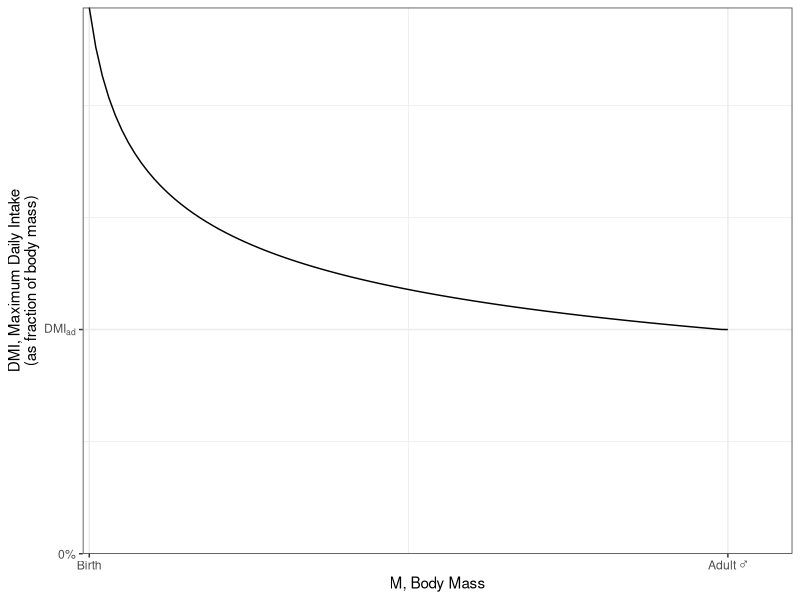

This chart was generated by the following R code:
#!/bin/Rscript

# SPDX-FileCopyrightText: 2021 W. Traylor <wolfgang.traylor@senckenberg.de>
#
# SPDX-License-Identifier: MIT

library(ggplot2)

#' Increase fractional dry matter intake for young animals.
#'
#' @param digestive_limit_fraction Maximum dry matter intake for adults as
#'        fraction of body mass.
#' @param current_bodymass Current body mass [kg/ind].
#' @param adult_bodymass Body mass of a mature animal [kg/ind].
scale_intake_fraction_for_juveniles <- function(digestive_limit_fraction,
                                                current_bodymass,
                                                adult_bodymass)
{
  stopifnot(current_bodymass <= adult_bodymass)
  stopifnot(current_bodymass > 0)
  stopifnot(adult_bodymass > 0)
  stopifnot(digestive_limit_fraction >= 0)
  stopifnot(digestive_limit_fraction < 1)

  # The exponent is Kleiber’s ¾ exponent minus 1 because the digestive limit is
  # a *fraction* of body mass. So M^{0.75} / M = M^{-0.25}.
  return(digestive_limit_fraction
         * adult_bodymass^(0.25)
         * current_bodymass^(-0.25))
}


# Digestive limit for adult
diglimit_ad <- .026

bodymass_ad    <- 810
bodymass_birth <- 23

diglimit.tbl <- data.frame(bodymass = c(seq(bodymass_birth,
                                            bodymass_ad,
                                            bodymass_ad / 100), bodymass_ad))

diglimit.tbl$diglimit <- mapply(scale_intake_fraction_for_juveniles,
                                diglimit_ad,
                                diglimit.tbl$bodymass,
                                bodymass_ad)
diglimit.tbl$index <- seq.int(nrow(diglimit.tbl))

svg("scale_diglimit.svg", height = 4, width = 6)
ggplot(diglimit.tbl,
       aes(index, diglimit)) +
geom_line() +
expand_limits(x = c(0, max(diglimit.tbl$index) * 1.1), y = 0) +
theme(axis.ticks = element_blank()) +
scale_x_continuous(name   = "M, Body Mass",
                   # Get indices of first occurrences of birth/adult body mass.
                   breaks = c(match(bodymass_birth, diglimit.tbl$bodymass),
                              match(bodymass_ad, diglimit.tbl$bodymass)),
                   labels = c("Birth", "Adult ♂"),
                   expand = c(0,0)) +
scale_y_continuous(name   = "DMI, Maximum Daily Intake\n(as fraction of body mass)",
                   breaks = c(0, diglimit_ad),
                   labels = c("0%", expression('DMI'[ad])),
                   expand = c(0,0)) +
theme_bw()
dev.off()
